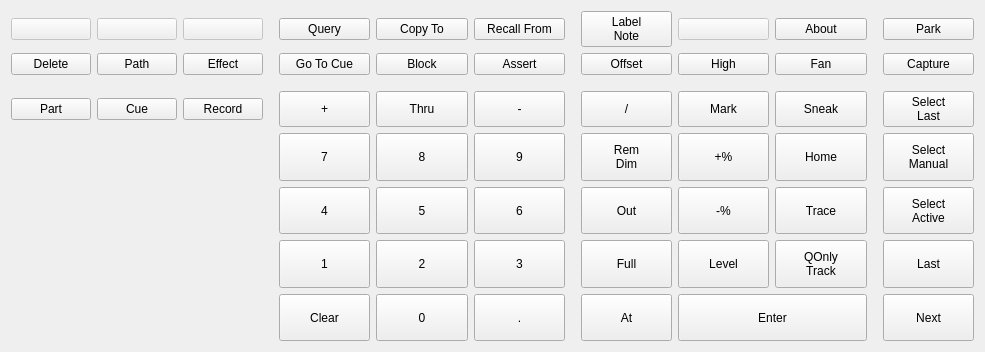
<?xml version="1.0" encoding="UTF-8"?>
<ui version="4.0">
 <class>EosKeypadForm</class>
 <widget class="QWidget" name="EosKeypadForm">
  <property name="geometry">
   <rect>
    <x>0</x>
    <y>0</y>
    <width>985</width>
    <height>352</height>
   </rect>
  </property>
  <property name="windowTitle">
   <string>Form</string>
  </property>
  <layout class="QVBoxLayout" name="verticalLayout">
   <item>
    <layout class="QGridLayout" name="keypadLayout">
     <item row="1" column="0">
      <widget class="QSquarePushButton" name="keyBlank1">
       <property name="enabled">
        <bool>false</bool>
       </property>
       <property name="text">
        <string/>
       </property>
      </widget>
     </item>
     <item row="2" column="0">
      <widget class="QSquarePushButton" name="keyDelete">
       <property name="text">
        <string>Delete</string>
       </property>
      </widget>
     </item>
     <item row="5" column="12">
      <widget class="QSquarePushButton" name="keySelectManual">
       <property name="sizePolicy">
        <sizepolicy hsizetype="Expanding" vsizetype="Minimum">
         <horstretch>0</horstretch>
         <verstretch>0</verstretch>
        </sizepolicy>
       </property>
       <property name="text">
        <string>Select
Manual</string>
       </property>
      </widget>
     </item>
     <item row="5" column="6">
      <widget class="QSquarePushButton" name="key9">
       <property name="sizePolicy">
        <sizepolicy hsizetype="Expanding" vsizetype="Minimum">
         <horstretch>0</horstretch>
         <verstretch>0</verstretch>
        </sizepolicy>
       </property>
       <property name="minimumSize">
        <size>
         <width>0</width>
         <height>0</height>
        </size>
       </property>
       <property name="text">
        <string>9</string>
       </property>
      </widget>
     </item>
     <item row="4" column="11">
      <spacer name="horizontalSpacer">
       <property name="orientation">
        <enum>Qt::Orientation::Horizontal</enum>
       </property>
       <property name="sizeType">
        <enum>QSizePolicy::Policy::Fixed</enum>
       </property>
       <property name="sizeHint" stdset="0">
        <size>
         <width>10</width>
         <height>0</height>
        </size>
       </property>
      </spacer>
     </item>
     <item row="6" column="6">
      <widget class="QSquarePushButton" name="key6">
       <property name="sizePolicy">
        <sizepolicy hsizetype="Expanding" vsizetype="Minimum">
         <horstretch>0</horstretch>
         <verstretch>0</verstretch>
        </sizepolicy>
       </property>
       <property name="minimumSize">
        <size>
         <width>0</width>
         <height>0</height>
        </size>
       </property>
       <property name="text">
        <string>6</string>
       </property>
      </widget>
     </item>
     <item row="4" column="12">
      <widget class="QSquarePushButton" name="keySelectLast">
       <property name="sizePolicy">
        <sizepolicy hsizetype="Expanding" vsizetype="Minimum">
         <horstretch>0</horstretch>
         <verstretch>0</verstretch>
        </sizepolicy>
       </property>
       <property name="minimumSize">
        <size>
         <width>0</width>
         <height>0</height>
        </size>
       </property>
       <property name="text">
        <string>Select
Last</string>
       </property>
      </widget>
     </item>
     <item row="9" column="4">
      <widget class="QSquarePushButton" name="keyClear">
       <property name="sizePolicy">
        <sizepolicy hsizetype="Expanding" vsizetype="Minimum">
         <horstretch>0</horstretch>
         <verstretch>0</verstretch>
        </sizepolicy>
       </property>
       <property name="minimumSize">
        <size>
         <width>0</width>
         <height>0</height>
        </size>
       </property>
       <property name="text">
        <string>Clear</string>
       </property>
      </widget>
     </item>
     <item row="9" column="9" colspan="2">
      <widget class="QPushButton" name="keyEnter">
       <property name="sizePolicy">
        <sizepolicy hsizetype="Expanding" vsizetype="Minimum">
         <horstretch>0</horstretch>
         <verstretch>0</verstretch>
        </sizepolicy>
       </property>
       <property name="minimumSize">
        <size>
         <width>0</width>
         <height>0</height>
        </size>
       </property>
       <property name="text">
        <string>Enter</string>
       </property>
      </widget>
     </item>
     <item row="7" column="10">
      <widget class="QSquarePushButton" name="keyQOnly">
       <property name="sizePolicy">
        <sizepolicy hsizetype="Expanding" vsizetype="Minimum">
         <horstretch>0</horstretch>
         <verstretch>0</verstretch>
        </sizepolicy>
       </property>
       <property name="minimumSize">
        <size>
         <width>0</width>
         <height>0</height>
        </size>
       </property>
       <property name="text">
        <string>QOnly
Track</string>
       </property>
      </widget>
     </item>
     <item row="6" column="5">
      <widget class="QSquarePushButton" name="key5">
       <property name="sizePolicy">
        <sizepolicy hsizetype="Expanding" vsizetype="Minimum">
         <horstretch>0</horstretch>
         <verstretch>0</verstretch>
        </sizepolicy>
       </property>
       <property name="minimumSize">
        <size>
         <width>0</width>
         <height>0</height>
        </size>
       </property>
       <property name="text">
        <string>5</string>
       </property>
      </widget>
     </item>
     <item row="4" column="7">
      <spacer name="horizontalSpacer_2">
       <property name="orientation">
        <enum>Qt::Orientation::Horizontal</enum>
       </property>
       <property name="sizeType">
        <enum>QSizePolicy::Policy::Fixed</enum>
       </property>
       <property name="sizeHint" stdset="0">
        <size>
         <width>10</width>
         <height>0</height>
        </size>
       </property>
      </spacer>
     </item>
     <item row="6" column="9">
      <widget class="QSquarePushButton" name="keyPercentMinus">
       <property name="sizePolicy">
        <sizepolicy hsizetype="Expanding" vsizetype="Minimum">
         <horstretch>0</horstretch>
         <verstretch>0</verstretch>
        </sizepolicy>
       </property>
       <property name="minimumSize">
        <size>
         <width>0</width>
         <height>0</height>
        </size>
       </property>
       <property name="text">
        <string>-%</string>
       </property>
      </widget>
     </item>
     <item row="4" column="5">
      <widget class="QSquarePushButton" name="keyThru">
       <property name="sizePolicy">
        <sizepolicy hsizetype="Expanding" vsizetype="Minimum">
         <horstretch>0</horstretch>
         <verstretch>0</verstretch>
        </sizepolicy>
       </property>
       <property name="minimumSize">
        <size>
         <width>0</width>
         <height>0</height>
        </size>
       </property>
       <property name="text">
        <string>Thru</string>
       </property>
      </widget>
     </item>
     <item row="6" column="4">
      <widget class="QSquarePushButton" name="key4">
       <property name="sizePolicy">
        <sizepolicy hsizetype="Expanding" vsizetype="Minimum">
         <horstretch>0</horstretch>
         <verstretch>0</verstretch>
        </sizepolicy>
       </property>
       <property name="minimumSize">
        <size>
         <width>0</width>
         <height>0</height>
        </size>
       </property>
       <property name="text">
        <string>4</string>
       </property>
      </widget>
     </item>
     <item row="2" column="2">
      <widget class="QSquarePushButton" name="keyEffect">
       <property name="text">
        <string>Effect</string>
       </property>
      </widget>
     </item>
     <item row="4" column="10">
      <widget class="QSquarePushButton" name="keySneak">
       <property name="sizePolicy">
        <sizepolicy hsizetype="Expanding" vsizetype="Minimum">
         <horstretch>0</horstretch>
         <verstretch>0</verstretch>
        </sizepolicy>
       </property>
       <property name="minimumSize">
        <size>
         <width>0</width>
         <height>0</height>
        </size>
       </property>
       <property name="statusTip">
        <string/>
       </property>
       <property name="text">
        <string>Sneak</string>
       </property>
      </widget>
     </item>
     <item row="6" column="8">
      <widget class="QSquarePushButton" name="keyOut">
       <property name="sizePolicy">
        <sizepolicy hsizetype="Expanding" vsizetype="Minimum">
         <horstretch>0</horstretch>
         <verstretch>0</verstretch>
        </sizepolicy>
       </property>
       <property name="minimumSize">
        <size>
         <width>0</width>
         <height>0</height>
        </size>
       </property>
       <property name="text">
        <string>Out</string>
       </property>
      </widget>
     </item>
     <item row="9" column="5">
      <widget class="QSquarePushButton" name="key0">
       <property name="sizePolicy">
        <sizepolicy hsizetype="Expanding" vsizetype="Minimum">
         <horstretch>0</horstretch>
         <verstretch>0</verstretch>
        </sizepolicy>
       </property>
       <property name="minimumSize">
        <size>
         <width>0</width>
         <height>0</height>
        </size>
       </property>
       <property name="text">
        <string>0</string>
       </property>
      </widget>
     </item>
     <item row="1" column="2">
      <widget class="QSquarePushButton" name="keyBlank3">
       <property name="enabled">
        <bool>false</bool>
       </property>
       <property name="text">
        <string/>
       </property>
      </widget>
     </item>
     <item row="4" column="4">
      <widget class="QSquarePushButton" name="keyPlus">
       <property name="sizePolicy">
        <sizepolicy hsizetype="Expanding" vsizetype="Minimum">
         <horstretch>0</horstretch>
         <verstretch>0</verstretch>
        </sizepolicy>
       </property>
       <property name="minimumSize">
        <size>
         <width>0</width>
         <height>0</height>
        </size>
       </property>
       <property name="text">
        <string>+</string>
       </property>
      </widget>
     </item>
     <item row="9" column="6">
      <widget class="QSquarePushButton" name="keyDecimal">
       <property name="sizePolicy">
        <sizepolicy hsizetype="Expanding" vsizetype="Minimum">
         <horstretch>0</horstretch>
         <verstretch>0</verstretch>
        </sizepolicy>
       </property>
       <property name="minimumSize">
        <size>
         <width>0</width>
         <height>0</height>
        </size>
       </property>
       <property name="text">
        <string>.</string>
       </property>
      </widget>
     </item>
     <item row="6" column="12">
      <widget class="QSquarePushButton" name="keySelectActive">
       <property name="sizePolicy">
        <sizepolicy hsizetype="Expanding" vsizetype="Minimum">
         <horstretch>0</horstretch>
         <verstretch>0</verstretch>
        </sizepolicy>
       </property>
       <property name="text">
        <string>Select
Active</string>
       </property>
      </widget>
     </item>
     <item row="5" column="4">
      <widget class="QSquarePushButton" name="key7">
       <property name="sizePolicy">
        <sizepolicy hsizetype="Expanding" vsizetype="Minimum">
         <horstretch>0</horstretch>
         <verstretch>0</verstretch>
        </sizepolicy>
       </property>
       <property name="minimumSize">
        <size>
         <width>0</width>
         <height>0</height>
        </size>
       </property>
       <property name="text">
        <string>7</string>
       </property>
      </widget>
     </item>
     <item row="2" column="1">
      <widget class="QSquarePushButton" name="keyPath">
       <property name="text">
        <string>Path</string>
       </property>
      </widget>
     </item>
     <item row="6" column="10">
      <widget class="QSquarePushButton" name="keyTrace">
       <property name="sizePolicy">
        <sizepolicy hsizetype="Expanding" vsizetype="Minimum">
         <horstretch>0</horstretch>
         <verstretch>0</verstretch>
        </sizepolicy>
       </property>
       <property name="minimumSize">
        <size>
         <width>0</width>
         <height>0</height>
        </size>
       </property>
       <property name="text">
        <string>Trace</string>
       </property>
      </widget>
     </item>
     <item row="5" column="9">
      <widget class="QSquarePushButton" name="keyPercentPlus">
       <property name="sizePolicy">
        <sizepolicy hsizetype="Expanding" vsizetype="Minimum">
         <horstretch>0</horstretch>
         <verstretch>0</verstretch>
        </sizepolicy>
       </property>
       <property name="minimumSize">
        <size>
         <width>0</width>
         <height>0</height>
        </size>
       </property>
       <property name="text">
        <string>+%</string>
       </property>
      </widget>
     </item>
     <item row="7" column="12">
      <widget class="QSquarePushButton" name="keyLast">
       <property name="sizePolicy">
        <sizepolicy hsizetype="Expanding" vsizetype="Minimum">
         <horstretch>0</horstretch>
         <verstretch>0</verstretch>
        </sizepolicy>
       </property>
       <property name="text">
        <string>Last</string>
       </property>
      </widget>
     </item>
     <item row="7" column="8">
      <widget class="QSquarePushButton" name="keyFull">
       <property name="sizePolicy">
        <sizepolicy hsizetype="Expanding" vsizetype="Minimum">
         <horstretch>0</horstretch>
         <verstretch>0</verstretch>
        </sizepolicy>
       </property>
       <property name="minimumSize">
        <size>
         <width>0</width>
         <height>0</height>
        </size>
       </property>
       <property name="text">
        <string>Full</string>
       </property>
      </widget>
     </item>
     <item row="3" column="0">
      <spacer name="verticalSpacer_2">
       <property name="orientation">
        <enum>Qt::Orientation::Vertical</enum>
       </property>
       <property name="sizeType">
        <enum>QSizePolicy::Policy::Fixed</enum>
       </property>
       <property name="sizeHint" stdset="0">
        <size>
         <width>0</width>
         <height>10</height>
        </size>
       </property>
      </spacer>
     </item>
     <item row="7" column="4">
      <widget class="QSquarePushButton" name="key1">
       <property name="sizePolicy">
        <sizepolicy hsizetype="Expanding" vsizetype="Minimum">
         <horstretch>0</horstretch>
         <verstretch>0</verstretch>
        </sizepolicy>
       </property>
       <property name="minimumSize">
        <size>
         <width>0</width>
         <height>0</height>
        </size>
       </property>
       <property name="text">
        <string>1</string>
       </property>
      </widget>
     </item>
     <item row="4" column="9">
      <widget class="QSquarePushButton" name="keyMark">
       <property name="sizePolicy">
        <sizepolicy hsizetype="Expanding" vsizetype="Minimum">
         <horstretch>0</horstretch>
         <verstretch>0</verstretch>
        </sizepolicy>
       </property>
       <property name="minimumSize">
        <size>
         <width>0</width>
         <height>0</height>
        </size>
       </property>
       <property name="text">
        <string>Mark</string>
       </property>
      </widget>
     </item>
     <item row="4" column="6">
      <widget class="QSquarePushButton" name="keyMinus">
       <property name="sizePolicy">
        <sizepolicy hsizetype="Expanding" vsizetype="Minimum">
         <horstretch>0</horstretch>
         <verstretch>0</verstretch>
        </sizepolicy>
       </property>
       <property name="minimumSize">
        <size>
         <width>0</width>
         <height>0</height>
        </size>
       </property>
       <property name="text">
        <string>-</string>
       </property>
      </widget>
     </item>
     <item row="7" column="6">
      <widget class="QSquarePushButton" name="key3">
       <property name="sizePolicy">
        <sizepolicy hsizetype="Expanding" vsizetype="Minimum">
         <horstretch>0</horstretch>
         <verstretch>0</verstretch>
        </sizepolicy>
       </property>
       <property name="minimumSize">
        <size>
         <width>0</width>
         <height>0</height>
        </size>
       </property>
       <property name="text">
        <string>3</string>
       </property>
      </widget>
     </item>
     <item row="5" column="8">
      <widget class="QSquarePushButton" name="keyRemDim">
       <property name="sizePolicy">
        <sizepolicy hsizetype="Expanding" vsizetype="Minimum">
         <horstretch>0</horstretch>
         <verstretch>0</verstretch>
        </sizepolicy>
       </property>
       <property name="minimumSize">
        <size>
         <width>0</width>
         <height>0</height>
        </size>
       </property>
       <property name="text">
        <string>Rem
Dim</string>
       </property>
      </widget>
     </item>
     <item row="5" column="5">
      <widget class="QSquarePushButton" name="key8">
       <property name="sizePolicy">
        <sizepolicy hsizetype="Expanding" vsizetype="Minimum">
         <horstretch>0</horstretch>
         <verstretch>0</verstretch>
        </sizepolicy>
       </property>
       <property name="minimumSize">
        <size>
         <width>0</width>
         <height>0</height>
        </size>
       </property>
       <property name="text">
        <string>8</string>
       </property>
      </widget>
     </item>
     <item row="9" column="12">
      <widget class="QSquarePushButton" name="keyNext">
       <property name="sizePolicy">
        <sizepolicy hsizetype="Expanding" vsizetype="Minimum">
         <horstretch>0</horstretch>
         <verstretch>0</verstretch>
        </sizepolicy>
       </property>
       <property name="text">
        <string>Next</string>
       </property>
      </widget>
     </item>
     <item row="5" column="10">
      <widget class="QSquarePushButton" name="keyHome">
       <property name="sizePolicy">
        <sizepolicy hsizetype="Expanding" vsizetype="Minimum">
         <horstretch>0</horstretch>
         <verstretch>0</verstretch>
        </sizepolicy>
       </property>
       <property name="minimumSize">
        <size>
         <width>0</width>
         <height>0</height>
        </size>
       </property>
       <property name="text">
        <string>Home</string>
       </property>
      </widget>
     </item>
     <item row="1" column="1">
      <widget class="QSquarePushButton" name="keyBlank2">
       <property name="enabled">
        <bool>false</bool>
       </property>
       <property name="text">
        <string/>
       </property>
      </widget>
     </item>
     <item row="9" column="8">
      <widget class="QSquarePushButton" name="keyAt">
       <property name="sizePolicy">
        <sizepolicy hsizetype="Expanding" vsizetype="Minimum">
         <horstretch>0</horstretch>
         <verstretch>0</verstretch>
        </sizepolicy>
       </property>
       <property name="minimumSize">
        <size>
         <width>0</width>
         <height>0</height>
        </size>
       </property>
       <property name="text">
        <string>At</string>
       </property>
      </widget>
     </item>
     <item row="7" column="9">
      <widget class="QSquarePushButton" name="keyLevel">
       <property name="sizePolicy">
        <sizepolicy hsizetype="Expanding" vsizetype="Minimum">
         <horstretch>0</horstretch>
         <verstretch>0</verstretch>
        </sizepolicy>
       </property>
       <property name="minimumSize">
        <size>
         <width>0</width>
         <height>0</height>
        </size>
       </property>
       <property name="text">
        <string>Level</string>
       </property>
      </widget>
     </item>
     <item row="7" column="5">
      <widget class="QSquarePushButton" name="key2">
       <property name="sizePolicy">
        <sizepolicy hsizetype="Expanding" vsizetype="Minimum">
         <horstretch>0</horstretch>
         <verstretch>0</verstretch>
        </sizepolicy>
       </property>
       <property name="minimumSize">
        <size>
         <width>0</width>
         <height>0</height>
        </size>
       </property>
       <property name="text">
        <string>2</string>
       </property>
      </widget>
     </item>
     <item row="4" column="8">
      <widget class="QSquarePushButton" name="keySlash">
       <property name="sizePolicy">
        <sizepolicy hsizetype="Expanding" vsizetype="Minimum">
         <horstretch>0</horstretch>
         <verstretch>0</verstretch>
        </sizepolicy>
       </property>
       <property name="minimumSize">
        <size>
         <width>0</width>
         <height>0</height>
        </size>
       </property>
       <property name="text">
        <string>/</string>
       </property>
      </widget>
     </item>
     <item row="4" column="3">
      <spacer name="horizontalSpacer_3">
       <property name="orientation">
        <enum>Qt::Orientation::Horizontal</enum>
       </property>
       <property name="sizeType">
        <enum>QSizePolicy::Policy::Fixed</enum>
       </property>
       <property name="sizeHint" stdset="0">
        <size>
         <width>10</width>
         <height>0</height>
        </size>
       </property>
      </spacer>
     </item>
     <item row="2" column="4">
      <widget class="QSquarePushButton" name="keyGoToCue">
       <property name="text">
        <string>Go To Cue</string>
       </property>
      </widget>
     </item>
     <item row="2" column="5">
      <widget class="QSquarePushButton" name="keyBlock">
       <property name="text">
        <string>Block</string>
       </property>
      </widget>
     </item>
     <item row="2" column="6">
      <widget class="QSquarePushButton" name="keyAssert">
       <property name="text">
        <string>Assert</string>
       </property>
      </widget>
     </item>
     <item row="1" column="4">
      <widget class="QSquarePushButton" name="keyQuery">
       <property name="text">
        <string>Query</string>
       </property>
      </widget>
     </item>
     <item row="1" column="5">
      <widget class="QSquarePushButton" name="keyCopyTo">
       <property name="text">
        <string>Copy To</string>
       </property>
      </widget>
     </item>
     <item row="1" column="6">
      <widget class="QSquarePushButton" name="keyRecallFrom">
       <property name="text">
        <string>Recall From</string>
       </property>
      </widget>
     </item>
     <item row="1" column="8">
      <widget class="QSquarePushButton" name="keyLabelNote">
       <property name="text">
        <string>Label
Note</string>
       </property>
      </widget>
     </item>
     <item row="1" column="9">
      <widget class="QSquarePushButton" name="keyBlank4">
       <property name="enabled">
        <bool>false</bool>
       </property>
       <property name="text">
        <string/>
       </property>
      </widget>
     </item>
     <item row="1" column="10">
      <widget class="QSquarePushButton" name="keyAbout">
       <property name="text">
        <string>About</string>
       </property>
      </widget>
     </item>
     <item row="2" column="8">
      <widget class="QSquarePushButton" name="keyOffset">
       <property name="text">
        <string>Offset</string>
       </property>
      </widget>
     </item>
     <item row="2" column="9">
      <widget class="QSquarePushButton" name="keyHigh">
       <property name="text">
        <string>High</string>
       </property>
      </widget>
     </item>
     <item row="2" column="10">
      <widget class="QSquarePushButton" name="keyFan">
       <property name="text">
        <string>Fan</string>
       </property>
      </widget>
     </item>
     <item row="2" column="12">
      <widget class="QSquarePushButton" name="keyCapture">
       <property name="text">
        <string>Capture</string>
       </property>
      </widget>
     </item>
     <item row="1" column="12">
      <widget class="QSquarePushButton" name="keyPark">
       <property name="text">
        <string>Park</string>
       </property>
      </widget>
     </item>
     <item row="4" column="0">
      <widget class="QSquarePushButton" name="keyPart">
       <property name="text">
        <string>Part</string>
       </property>
      </widget>
     </item>
     <item row="4" column="1">
      <widget class="QSquarePushButton" name="keyCue">
       <property name="text">
        <string>Cue</string>
       </property>
      </widget>
     </item>
     <item row="4" column="2">
      <widget class="QSquarePushButton" name="keyRecord">
       <property name="text">
        <string>Record</string>
       </property>
      </widget>
     </item>
    </layout>
   </item>
  </layout>
 </widget>
 <customwidgets>
  <customwidget>
   <class>QSquarePushButton</class>
   <extends>QPushButton</extends>
   <header location="global">qsquarepushbutton.h</header>
  </customwidget>
 </customwidgets>
 <resources/>
 <connections/>
</ui>
